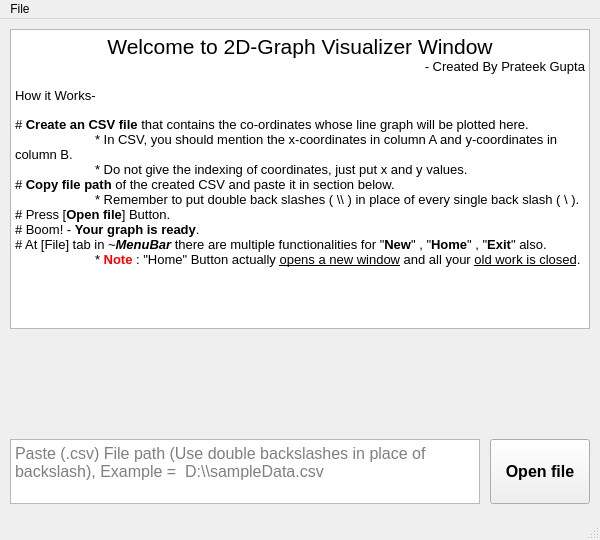
<?xml version="1.0" encoding="UTF-8"?>
<ui version="4.0">
 <class>MainWindow</class>
 <widget class="QMainWindow" name="MainWindow">
  <property name="geometry">
   <rect>
    <x>0</x>
    <y>0</y>
    <width>600</width>
    <height>540</height>
   </rect>
  </property>
  <property name="minimumSize">
   <size>
    <width>600</width>
    <height>540</height>
   </size>
  </property>
  <property name="maximumSize">
   <size>
    <width>600</width>
    <height>540</height>
   </size>
  </property>
  <property name="windowTitle">
   <string>MainWindow</string>
  </property>
  <widget class="QWidget" name="centralwidget">
   <widget class="QPushButton" name="pushButton">
    <property name="geometry">
     <rect>
      <x>490</x>
      <y>420</y>
      <width>100</width>
      <height>65</height>
     </rect>
    </property>
    <property name="palette">
     <palette>
      <active>
       <colorrole role="Button">
        <brush brushstyle="SolidPattern">
         <color alpha="255">
          <red>255</red>
          <green>255</green>
          <blue>255</blue>
         </color>
        </brush>
       </colorrole>
      </active>
      <inactive>
       <colorrole role="Button">
        <brush brushstyle="SolidPattern">
         <color alpha="255">
          <red>240</red>
          <green>240</green>
          <blue>240</blue>
         </color>
        </brush>
       </colorrole>
      </inactive>
      <disabled>
       <colorrole role="Button">
        <brush brushstyle="SolidPattern">
         <color alpha="255">
          <red>255</red>
          <green>255</green>
          <blue>255</blue>
         </color>
        </brush>
       </colorrole>
      </disabled>
     </palette>
    </property>
    <property name="font">
     <font>
      <family>Segoe UI</family>
      <pointsize>12</pointsize>
      <bold>true</bold>
      <kerning>true</kerning>
     </font>
    </property>
    <property name="autoFillBackground">
     <bool>false</bool>
    </property>
    <property name="text">
     <string>Open file</string>
    </property>
   </widget>
   <widget class="QPlainTextEdit" name="plainTextEdit">
    <property name="geometry">
     <rect>
      <x>10</x>
      <y>420</y>
      <width>470</width>
      <height>65</height>
     </rect>
    </property>
    <property name="font">
     <font>
      <pointsize>12</pointsize>
     </font>
    </property>
    <property name="verticalScrollBarPolicy">
     <enum>Qt::ScrollBarAsNeeded</enum>
    </property>
    <property name="placeholderText">
     <string>Paste (.csv) File path (Use double backslashes in place of backslash), Example =  D:\\sampleData.csv</string>
    </property>
   </widget>
   <widget class="QTextBrowser" name="textBrowser">
    <property name="geometry">
     <rect>
      <x>10</x>
      <y>10</y>
      <width>580</width>
      <height>300</height>
     </rect>
    </property>
    <property name="html">
     <string>&lt;!DOCTYPE HTML PUBLIC &quot;-//W3C//DTD HTML 4.0//EN&quot; &quot;http://www.w3.org/TR/REC-html40/strict.dtd&quot;&gt;
&lt;html&gt;&lt;head&gt;&lt;meta name=&quot;qrichtext&quot; content=&quot;1&quot; /&gt;&lt;meta charset=&quot;utf-8&quot; /&gt;&lt;style type=&quot;text/css&quot;&gt;
p, li { white-space: pre-wrap; }
hr { height: 1px; border-width: 0; }
&lt;/style&gt;&lt;/head&gt;&lt;body style=&quot; font-family:'Segoe UI'; font-size:9pt; font-weight:400; font-style:normal;&quot;&gt;
&lt;p align=&quot;center&quot; style=&quot; margin-top:0px; margin-bottom:0px; margin-left:0px; margin-right:0px; -qt-block-indent:0; text-indent:0px;&quot;&gt;&lt;span style=&quot; font-size:16pt;&quot;&gt;Welcome to 2D-Graph Visualizer Window&lt;/span&gt;&lt;/p&gt;
&lt;p align=&quot;right&quot; style=&quot; margin-top:0px; margin-bottom:0px; margin-left:0px; margin-right:0px; -qt-block-indent:0; text-indent:0px;&quot;&gt;&lt;span style=&quot; font-size:10pt;&quot;&gt;- Created By Prateek Gupta&lt;/span&gt;&lt;/p&gt;
&lt;p style=&quot;-qt-paragraph-type:empty; margin-top:0px; margin-bottom:0px; margin-left:0px; margin-right:0px; -qt-block-indent:0; text-indent:0px;&quot;&gt;&lt;br /&gt;&lt;/p&gt;
&lt;p style=&quot; margin-top:0px; margin-bottom:0px; margin-left:0px; margin-right:0px; -qt-block-indent:0; text-indent:0px;&quot;&gt;&lt;span style=&quot; font-size:10pt;&quot;&gt;How it Works-&lt;/span&gt;&lt;/p&gt;
&lt;p style=&quot;-qt-paragraph-type:empty; margin-top:0px; margin-bottom:0px; margin-left:0px; margin-right:0px; -qt-block-indent:0; text-indent:0px;&quot;&gt;&lt;br /&gt;&lt;/p&gt;
&lt;p style=&quot; margin-top:0px; margin-bottom:0px; margin-left:0px; margin-right:0px; -qt-block-indent:0; text-indent:0px;&quot;&gt;&lt;span style=&quot; font-size:10pt;&quot;&gt;# &lt;/span&gt;&lt;span style=&quot; font-size:10pt; font-weight:700;&quot;&gt;Create an CSV file&lt;/span&gt;&lt;span style=&quot; font-size:10pt;&quot;&gt; that contains the co-ordinates whose line graph will be plotted here.&lt;/span&gt;&lt;/p&gt;
&lt;p style=&quot; margin-top:0px; margin-bottom:0px; margin-left:0px; margin-right:0px; -qt-block-indent:0; text-indent:0px;&quot;&gt;&lt;span style=&quot; font-size:10pt;&quot;&gt;	* In CSV, you should mention the x-coordinates in column A and y-coordinates in column B.&lt;/span&gt;&lt;/p&gt;
&lt;p style=&quot; margin-top:0px; margin-bottom:0px; margin-left:0px; margin-right:0px; -qt-block-indent:0; text-indent:0px;&quot;&gt;&lt;span style=&quot; font-size:10pt;&quot;&gt;	* Do not give the indexing of coordinates, just put x and y values.&lt;/span&gt;&lt;/p&gt;
&lt;p style=&quot; margin-top:0px; margin-bottom:0px; margin-left:0px; margin-right:0px; -qt-block-indent:0; text-indent:0px;&quot;&gt;&lt;span style=&quot; font-size:10pt;&quot;&gt;# &lt;/span&gt;&lt;span style=&quot; font-size:10pt; font-weight:700;&quot;&gt;Copy file path &lt;/span&gt;&lt;span style=&quot; font-size:10pt;&quot;&gt;of the created CSV and paste it in section below.&lt;/span&gt;&lt;/p&gt;
&lt;p style=&quot; margin-top:0px; margin-bottom:0px; margin-left:0px; margin-right:0px; -qt-block-indent:0; text-indent:0px;&quot;&gt;&lt;span style=&quot; font-size:10pt;&quot;&gt;	* Remember to put double back slashes ( \\ ) in place of every single back slash ( \ ).&lt;/span&gt;&lt;/p&gt;
&lt;p style=&quot; margin-top:0px; margin-bottom:0px; margin-left:0px; margin-right:0px; -qt-block-indent:0; text-indent:0px;&quot;&gt;&lt;span style=&quot; font-size:10pt;&quot;&gt;# Press [&lt;/span&gt;&lt;span style=&quot; font-size:10pt; font-weight:700;&quot;&gt;Open file&lt;/span&gt;&lt;span style=&quot; font-size:10pt;&quot;&gt;] Button.&lt;/span&gt;&lt;/p&gt;
&lt;p style=&quot; margin-top:0px; margin-bottom:0px; margin-left:0px; margin-right:0px; -qt-block-indent:0; text-indent:0px;&quot;&gt;&lt;span style=&quot; font-size:10pt;&quot;&gt;# Boom! - &lt;/span&gt;&lt;span style=&quot; font-size:10pt; font-weight:700;&quot;&gt;Your graph is ready&lt;/span&gt;&lt;span style=&quot; font-size:10pt;&quot;&gt;.&lt;/span&gt;&lt;/p&gt;
&lt;p style=&quot; margin-top:0px; margin-bottom:0px; margin-left:0px; margin-right:0px; -qt-block-indent:0; text-indent:0px;&quot;&gt;&lt;span style=&quot; font-size:10pt;&quot;&gt;# At [File] tab in ~&lt;/span&gt;&lt;span style=&quot; font-size:10pt; font-weight:700; font-style:italic;&quot;&gt;MenuBar&lt;/span&gt;&lt;span style=&quot; font-size:10pt; font-weight:700;&quot;&gt; &lt;/span&gt;&lt;span style=&quot; font-size:10pt;&quot;&gt;there are multiple functionalities for &amp;quot;&lt;/span&gt;&lt;span style=&quot; font-size:10pt; font-weight:700;&quot;&gt;New&lt;/span&gt;&lt;span style=&quot; font-size:10pt;&quot;&gt;&amp;quot; , &amp;quot;&lt;/span&gt;&lt;span style=&quot; font-size:10pt; font-weight:700;&quot;&gt;Home&lt;/span&gt;&lt;span style=&quot; font-size:10pt;&quot;&gt;&amp;quot; , &amp;quot;&lt;/span&gt;&lt;span style=&quot; font-size:10pt; font-weight:700;&quot;&gt;Exit&lt;/span&gt;&lt;span style=&quot; font-size:10pt;&quot;&gt;&amp;quot; also.&lt;/span&gt;&lt;/p&gt;
&lt;p style=&quot; margin-top:0px; margin-bottom:0px; margin-left:0px; margin-right:0px; -qt-block-indent:0; text-indent:0px;&quot;&gt;&lt;span style=&quot; font-size:10pt;&quot;&gt;	* &lt;/span&gt;&lt;span style=&quot; font-size:10pt; font-weight:700; color:#ff0000;&quot;&gt;Note&lt;/span&gt;&lt;span style=&quot; font-size:10pt;&quot;&gt; : &amp;quot;Home&amp;quot; Button actually &lt;/span&gt;&lt;span style=&quot; font-size:10pt; text-decoration: underline;&quot;&gt;opens a new window&lt;/span&gt;&lt;span style=&quot; font-size:10pt;&quot;&gt; and all your &lt;/span&gt;&lt;span style=&quot; font-size:10pt; text-decoration: underline;&quot;&gt;old work is closed&lt;/span&gt;&lt;span style=&quot; font-size:10pt;&quot;&gt;.&lt;/span&gt;&lt;/p&gt;&lt;/body&gt;&lt;/html&gt;</string>
    </property>
   </widget>
  </widget>
  <widget class="QMenuBar" name="menubar">
   <property name="geometry">
    <rect>
     <x>0</x>
     <y>0</y>
     <width>600</width>
     <height>26</height>
    </rect>
   </property>
   <widget class="QMenu" name="menuFile">
    <property name="title">
     <string>File</string>
    </property>
    <addaction name="actionHome"/>
    <addaction name="actionNew"/>
    <addaction name="separator"/>
    <addaction name="actionExit"/>
   </widget>
   <addaction name="menuFile"/>
  </widget>
  <widget class="QStatusBar" name="statusbar"/>
  <action name="actionHome">
   <property name="text">
    <string>Home</string>
   </property>
  </action>
  <action name="actionExit">
   <property name="text">
    <string>Exit</string>
   </property>
  </action>
  <action name="actionNew">
   <property name="text">
    <string>New</string>
   </property>
  </action>
 </widget>
 <resources/>
 <connections/>
</ui>
